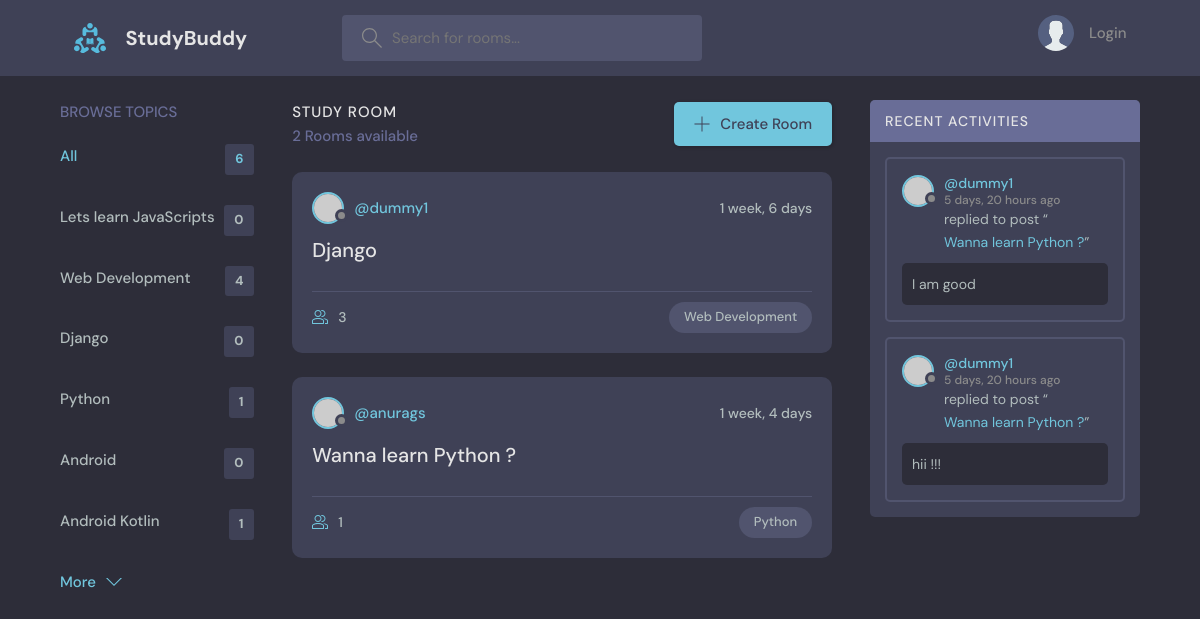
Page /?q=Python on the committed database.
### base/models.py (models this page shows, shortened)
class Topic(models.Model):
    name = models.CharField(max_length=200)

class Room(models.Model):
    host =models.ForeignKey(User,on_delete=models.SET_NULL,null=True)
    topic = models.ForeignKey(Topic,on_delete=models.SET_NULL,null=True)
    name = models.CharField(max_length=200)
    description = models.TextField(null=True,blank=True)
    participants = models.ManyToManyField(User,related_name='participants',blank=True)
    updated = models.DateTimeField(auto_now=True)
    created = models.DateTimeField(auto_now_add=True)
    class Meta:
        ordering = ['-updated','-created']
    def __str__(self):
        return self.name

class Message(models.Model):
    user = models.ForeignKey(User,on_delete=models.CASCADE)
    room = models.ForeignKey(Room,on_delete=models.CASCADE)
    body = models.TextField()
    updated = models.DateTimeField(auto_now=True)
    created = models.DateTimeField(auto_now_add=True)
    class Meta:
        ordering = ['-updated','-created']

### base/views.py (the view)
# urls.py: path('',views.home,name="home"),
def home(request):
    q = request.GET.get('q') if request.GET.get('q') != None else ''
    rooms = Room.objects.filter(
        Q(topic__name__icontains=q) |
        Q(name__icontains=q) |
        Q(description__icontains=q)
    )
    topics = Topic.objects.all()
    room_count = rooms.count()
    room_messages = Message.objects.filter(
        Q(room__topic__name__icontains = q)
    )
    context = {'rooms':rooms,'topics':topics,'room_count':room_count,'room_messages':room_messages}
    return render(request,'base/home.html',context)

### base/templates/base/home.html (shortened to what this page needs)
{% extends 'main.html' %}
{% block content %}
    <main class="layout layout--3">
      <div class="container">
        {% include 'base/topics_component.html' %}
        <div class="roomList">
          <div class="roomList__header">
            <div>
              <h2>Study Room</h2>
              <p>{{room_count}} Rooms available</p>
            </div>
            <a class="btn btn--main" href="{% url 'create-room' %}">
              <svg version="1.1" xmlns="http://www.w3.org/2000/svg" width="32" height="32" viewBox="0 0 32 32">
                <title>add</title>
                <path
                  d="M16.943 0.943h-1.885v14.115h-14.115v1.885h14.115v14.115h1.885v-14.115h14.115v-1.885h-14.115v-14.115z"
                ></path>
              </svg>
              Create Room
            </a>
          </div>
          {% include 'base/feed_component.html' %}
        </div>
        {% include 'base/activity _component.html' %}
      </div>
    </main>
    {% endblock %}

### base/templates/base/topics_component.html
<div class="topics">
    <div class="topics__header">
      <h2>Browse Topics</h2>
    </div>
    <ul class="topics__list">
      <li>
        <a href="{% url 'home' %}" class="active">All <span>{{topics.count}}</span></a>
      </li>
      {% for topic in topics %}
      <li>
        <a href="{% url 'home' %}?q={{topic.name}}">{{topic.name}} <span>{{topic.room_set.all.count}}</span></a>
      </li>
      {% endfor %}
    </ul>
    <a class="btn btn--link" href="topics.html">
      More
      <svg version="1.1" xmlns="http://www.w3.org/2000/svg" width="32" height="32" viewBox="0 0 32 32">
        <title>chevron-down</title>
        <path d="M16 21l-13-13h-3l16 16 16-16h-3l-13 13z"></path>
      </svg>
    </a>
  </div>

### base/templates/base/feed_component.html (shortened to what this page needs)
{% for room in rooms %}
<div class="roomListRoom">
    <div class="roomListRoom__header">
      <a href="{% url 'user-profile' room.host.id  %}" class="roomListRoom__author">
        <div class="avatar avatar--small">
          <img src="https://randomuser.me/api/portraits/women/11.jpg" />
        </div>
        <span>@{{room.host.username}}</span>
      </a>
      <div class="roomListRoom__actions">
        <span>{{room.created|timesince}}</span>
      </div>
    </div>
    <div class="roomListRoom__content">
      <a href="{% url 'room' room.id %}">{{room.name}}</a>
    </div>
    <div class="roomListRoom__meta">
      <a href="{% url 'room' room.id %}" class="roomListRoom__joined">
        {{room.participants.all.count}}
      </a>
      <p class="roomListRoom__topic">{{room.topic.name}}</p>
    </div>
  </div>
  {% endfor %}

### base/templates/base/activity _component.html (shortened to what this page needs)
<div class="activities">
    <div class="activities__header">
      <h2>Recent Activities</h2>
    </div>
    {% for message in room_messages %}
    <div class="activities__box">
      <div class="activities__boxHeader roomListRoom__header">
        <a href="{% url 'user-profile' message.user.id %}" class="roomListRoom__author">
          <div class="avatar avatar--small">
            <img src="https://randomuser.me/api/portraits/women/11.jpg" />
          </div>
          <p>
            @{{message.user}}
            <span>{{message.created|timesince}} ago</span>
          </p>
        </a>
      </div>
      <div class="activities__boxContent">
        <p>replied to post “<a href="{% url 'room' message.room.id %}">{{message.room}}</a>”</p>
        <div class="activities__boxRoomContent">
          {{message.body}}
        </div>
      </div>
    </div>
    {% endfor %}
  </div>

### rows in the picture
Topic: name "Lets learn JavaScripts", room_set.all.count "0"
Topic: name "Web Development", room_set.all.count "4"
Topic: name "Django", room_set.all.count "0"
Topic: name "Python", room_set.all.count "1"
Topic: name "Android", room_set.all.count "0"
Topic: name "Android Kotlin", room_set.all.count "1"
Room: host.username "dummy1", created "1 week, 6 days", name "Django", participants.all.count "3", topic.name "Web Development"
Room: host.username "anurags", created "1 week, 4 days", name "Wanna learn Python ?", participants.all.count "1", topic.name "Python"
Message: user "dummy1", created "5 days, 20 hours", room "Wanna learn Python ?", body "I am good"
Message: user "dummy1", created "5 days, 20 hours", room "Wanna learn Python ?", body "hii !!!"

### other values in the picture
{{ topics.count }} "6"
{{ room_count }} "2"
